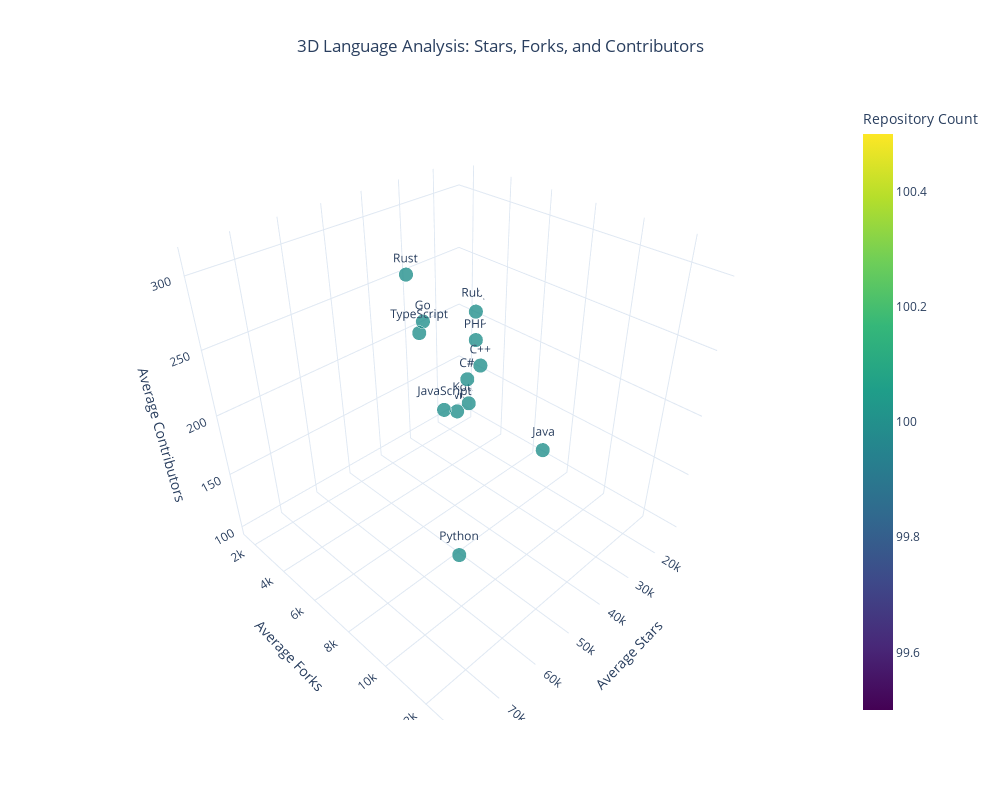

This figure's notebook cell:
### Code cell
# Create 3D scatter plot
def create_3d_language_analysis(df):
    language_metrics = df.groupby('language').agg({
        'stars': 'mean',
        'forks': 'mean',
        'contributors_count': 'mean',
        'id': 'count'
    }).reset_index()
    
    language_metrics = language_metrics.rename(columns={'id': 'repository_count'})
    
    fig = go.Figure(data=[
        go.Scatter3d(
            x=language_metrics['stars'],
            y=language_metrics['forks'],
            z=language_metrics['contributors_count'],
            text=language_metrics['language'],
            mode='markers+text',
            marker=dict(
                size=language_metrics['repository_count'] / 10,
                color=language_metrics['repository_count'],
                colorscale='Viridis',
                colorbar=dict(title='Repository Count'),
                opacity=0.8
            ),
            hovertemplate=
            '<b>%{text}</b><br>' +
            'Avg Stars: %{x:.0f}<br>' +
            'Avg Forks: %{y:.0f}<br>' +
            'Avg Contributors: %{z:.1f}<br>' +
            '<extra></extra>'
        )
    ])
    
    fig.update_layout(
        title={
            'text': '3D Language Analysis: Stars, Forks, and Contributors',
            'y': 0.95,
            'x': 0.5,
            'xanchor': 'center',
            'yanchor': 'top'
        },
        scene=dict(
            xaxis_title='Average Stars',
            yaxis_title='Average Forks',
            zaxis_title='Average Contributors'
        ),
        width=1000,
        height=800
    )
    
    scatter_path = "../public/visualizations/3d_language_analysis.html"
    fig.write_html(scatter_path)
    print(f"✅ Saved 3D scatter to {scatter_path}")
    return fig

scatter_3d_fig = create_3d_language_analysis(df)
scatter_3d_fig.show()

### Figure 1 — Plotly figure (JSON) as saved in the notebook; plotly's stock layout.template omitted (floating-point values rounded to 4 significant figures)
{"data": [{"hovertemplate": "<b>%{text}</b><br>Avg Stars: %{x:.0f}<br>Avg Forks: %{y:.0f}<br>Avg Contributors: %{z:.1f}<br><extra></extra>", "marker": {"color": [100, 100, 100, 100, 100, 100, 100, 100, 100, 100, 100, 100], "colorbar": {"title": {"text": "Repository Count"}}, "colorscale": [[0, "#440154"], [0.1111, "#482878"], [0.2222, "#3e4989"], [0.3333, "#31688e"], [0.4444, "#26828e"], [0.5556, "#1f9e89"], [0.6667, "#35b779"], [0.7778, "#6ece58"], [0.8889, "#b5de2b"], [1, "#fde725"]], "opacity": 0.8, "size": [10, 10, 10, 10, 10, 10, 10, 10, 10, 10, 10, 10]}, "mode": "markers+text", "text": ["C#", "C++", "Go", "Java", "JavaScript", "Kotlin", "PHP", "Python", "Ruby", "Rust", "Swift", "TypeScript"], "type": "scatter3d", "x": [18380.0, 37210.0, 43020.0, 36080.0, 58730.0, 14050.0, 15370.0, 78110.0, 14640.0, 34620.0, 14860.0, 68600.0], "y": [2842.0, 6835.0, 4938.0, 9819.0, 8973.0, 2184.0, 2823.0, 13150.0, 2674.0, 2338.0, 1541.0, 9957.0], "z": [149.4, 222.2, 249.6, 178.6, 241.1, 112.2, 182.6, 227.6, 206.5, 258.4, 98.94, 311.2]}], "layout": {"height": 800, "scene": {"xaxis": {"title": {"text": "Average Stars"}}, "yaxis": {"title": {"text": "Average Forks"}}, "zaxis": {"title": {"text": "Average Contributors"}}}, "title": {"text": "3D Language Analysis: Stars, Forks, and Contributors", "x": 0.5, "xanchor": "center", "y": 0.95, "yanchor": "top"}, "width": 1000}}
